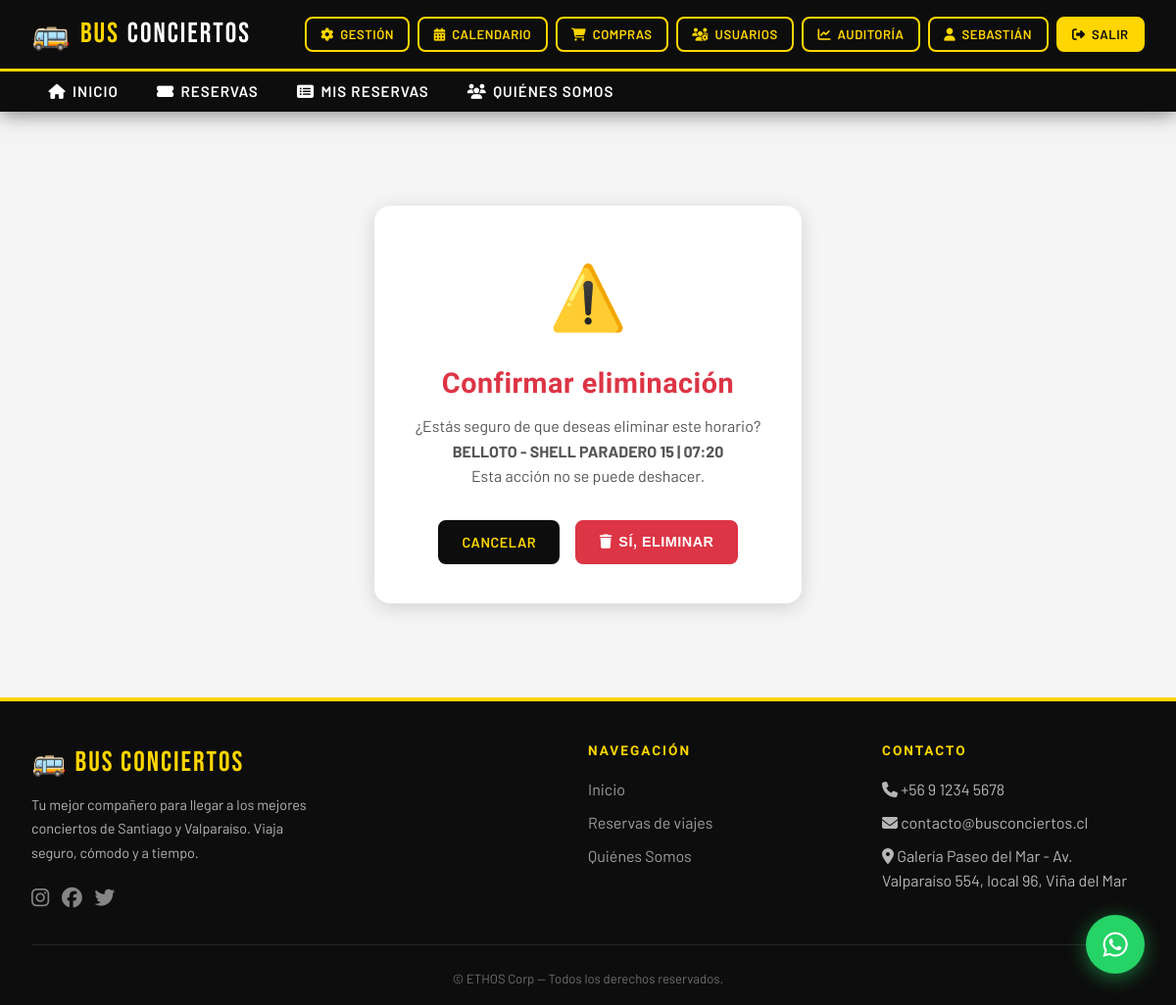
Before: /reservas/gestion/horario/11/eliminar/ (signed in) with the older database file.
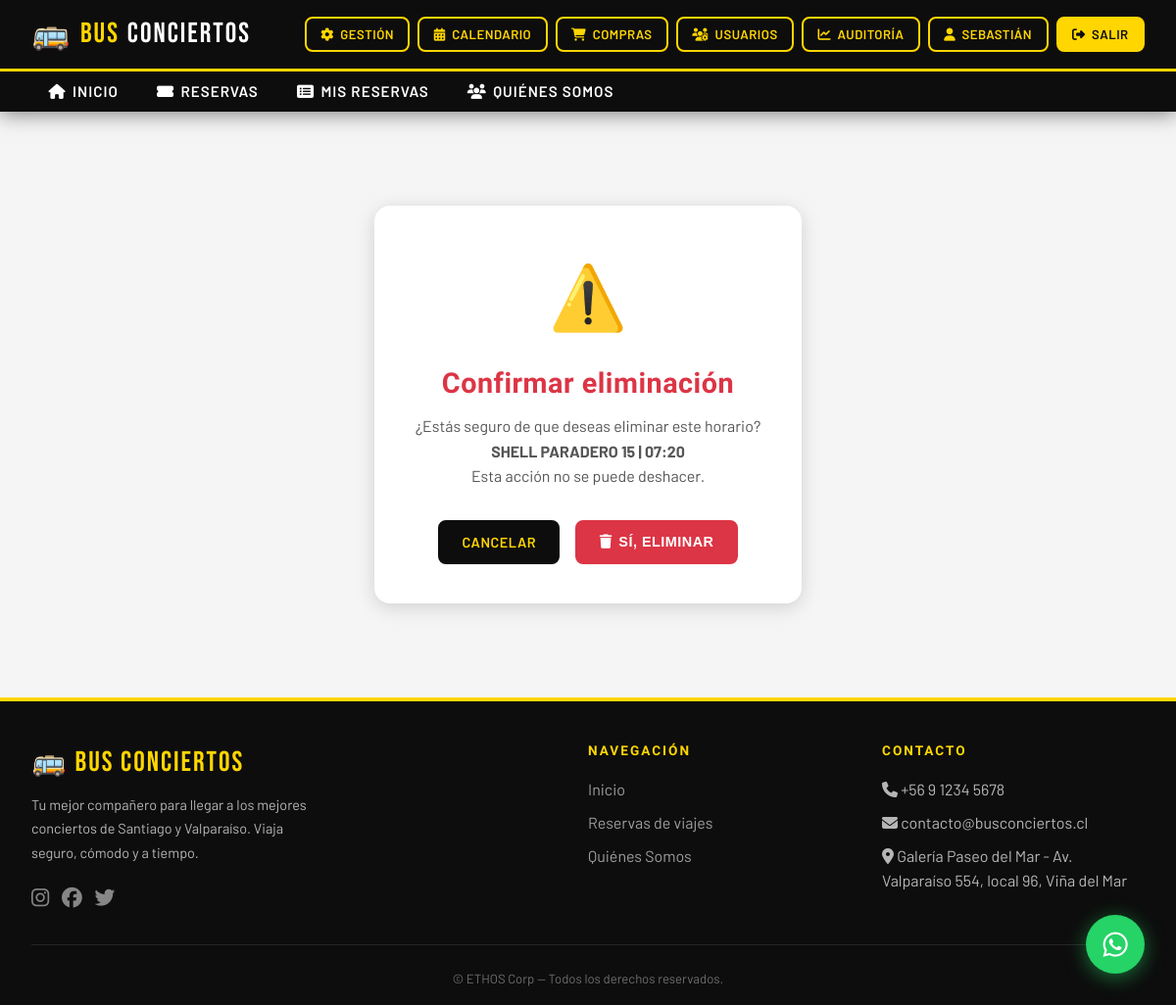
After: the same page with the newer database file.
### reservas/models.py (models this page shows)
class HorarioViaje(models.Model):
    CIUDAD_CHOICES = [
        ('BELLOTO',      'BELLOTO'),
        ('VIÑA DEL MAR', 'VIÑA DEL MAR'),
        ('VALPARAÍSO',   'VALPARAÍSO'),
        ('PLACILLA',     'PLACILLA'),
        ('CASABLANCA',   'CASABLANCA'),
    ]
    viaje = models.ForeignKey(Viaje, on_delete=models.CASCADE, related_name='horarios', verbose_name='Viaje')
    ciudad = models.CharField(max_length=20, choices=CIUDAD_CHOICES, verbose_name='Ciudad de Recogida', default='BELLOTO')
    salida = models.CharField(max_length=200, verbose_name='Paradero de Recogida')
    hora_salida = models.TimeField(verbose_name='Hora de Salida')
    precio_ida = models.DecimalField(max_digits=10, decimal_places=0, default=0, verbose_name='Precio Solo Ida (CLP)')
    precio_vuelta = models.DecimalField(max_digits=10, decimal_places=0, default=0, verbose_name='Precio Solo Vuelta (CLP)')
    precio = models.DecimalField(max_digits=10, decimal_places=0, default=0, verbose_name='Precio Ida y Vuelta (CLP)')
    class Meta:
        verbose_name = 'Horario'
        verbose_name_plural = 'Horarios'
        ordering = ['hora_salida']
    def __str__(self):
        return f'{self.salida} | {self.hora_salida.strftime("%H:%M")}'

### reservas/views.py (the view)
# urls.py: path('gestion/horario/<int:pk>/eliminar/', views.eliminar_horario, name='eliminar_horario'),
@login_required
@user_passes_test(es_coordinador)
def eliminar_horario(request, pk):
    horario = get_object_or_404(HorarioViaje, pk=pk)
    viaje_pk = horario.viaje.pk
    if request.method == 'POST':
        horario.delete()
        messages.success(request, 'Horario eliminado.')
        return redirect('horarios_viaje', pk=viaje_pk)
    return render(request, 'reservas/confirmar_eliminar.html', {'objeto': horario, 'tipo': 'horario'})

### reservas/views.py (called while the page is built)
def es_coordinador(user):
    return user.is_authenticated and (
        user.is_superuser or
        user.groups.filter(name__in=['Administrador', 'Coordinador']).exists()
    )

### reservas/templates/reservas/confirmar_eliminar.html (shortened to what this page needs)
{% extends 'base.html' %}
{% block content %}
<section class="seccion" style="max-width:500px;">
  <div class="form-card" style="text-align:center;max-width:none;">
    <div style="font-size:4rem;margin-bottom:1rem;">⚠️</div>
    <h2 style="color:var(--peligro);margin-bottom:0.5rem;">Confirmar eliminación</h2>
    <p style="color:var(--gris-medio);margin-bottom:2rem;">
      ¿Estás seguro de que deseas eliminar este {{ tipo }}?<br>
      <strong>{{ objeto }}</strong><br>
      Esta acción no se puede deshacer.
    </p>
    <form method="POST">
      <div style="display:flex;gap:1rem;justify-content:center;">
        <a href="javascript:history.back()" class="btn btn-dark">Cancelar</a>
        <button type="submit" class="btn btn-danger"><i class="fa fa-trash"></i> Sí, eliminar</button>
      </div>
    </form>
  </div>
</section>
{% endblock %}

Changed rows visible on the page:
changed HorarioViaje: salida+hora_salida "BELLOTO - SHELL PARADERO 15 | 07:20" → "SHELL PARADERO 15 | 07:20"
